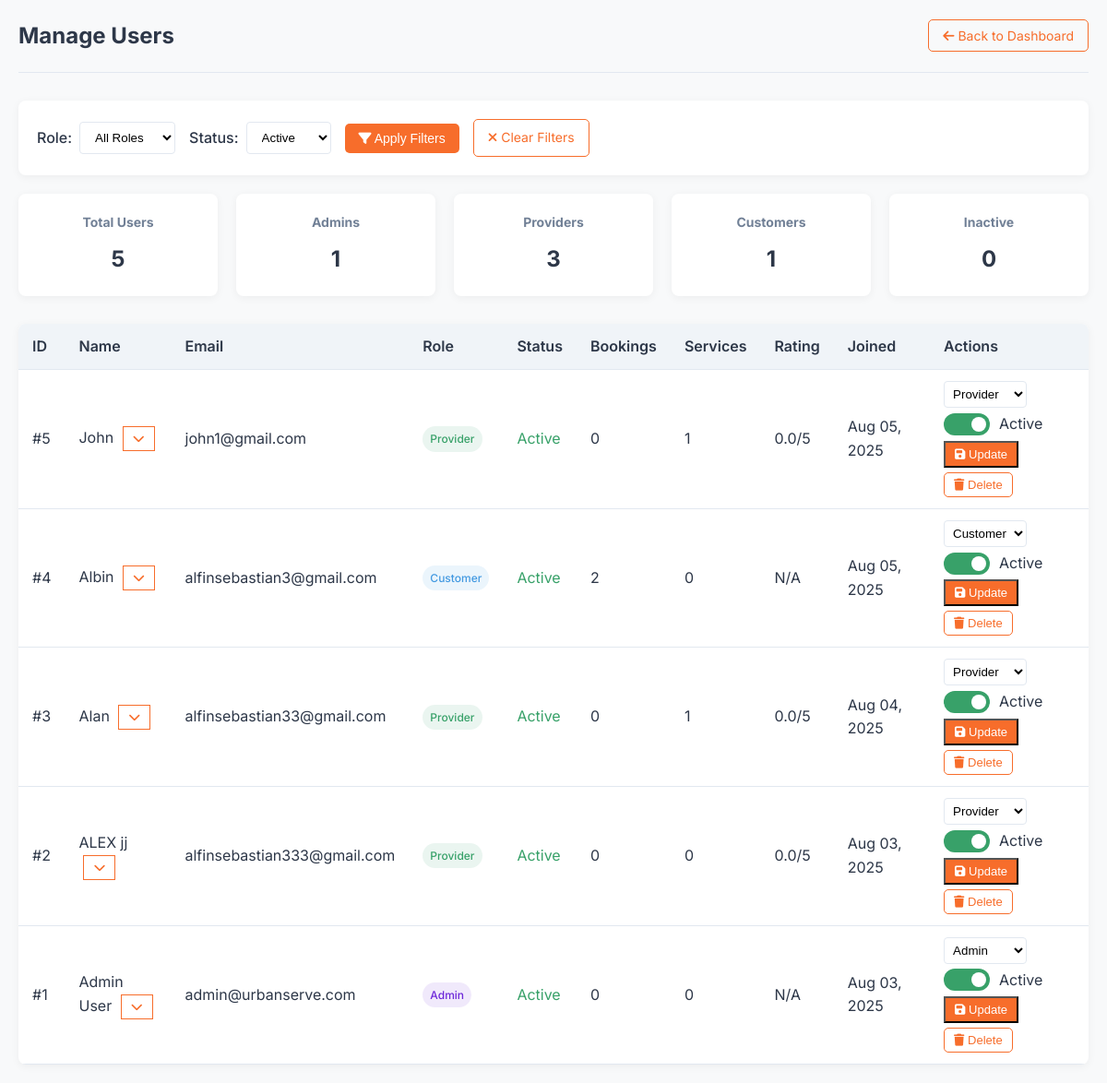
/users.php (signed in), run on the app's committed database.
### tables this page shows
CREATE TABLE `users` (
  `id` int(11) NOT NULL,
  `name` varchar(100) NOT NULL,
  `email` varchar(100) NOT NULL,
  `password` varchar(255) NOT NULL,
  `role` enum('admin','provider','customer') NOT NULL,
  `phone` varchar(20) NOT NULL,
  `address` text NOT NULL,
  `city` varchar(100) NOT NULL,
  `state` varchar(100) NOT NULL,
  `pincode` varchar(20) NOT NULL,
  `profile_image` varchar(255) DEFAULT NULL,
  `is_active` tinyint(1) DEFAULT 1,
  `created_at` timestamp NOT NULL DEFAULT current_timestamp(),
  `updated_at` timestamp NOT NULL DEFAULT current_timestamp() ON UPDATE current_timestamp()
);

### users.php (the view, shortened to what this page needs)
<?php
include 'db.php';
$filter_status = isset($_GET['status']) && $_GET['status'] === 'inactive' ? 0 : 1;
$query = "
    SELECT
        u.id, u.name, u.email, u.phone, u.role, u.is_active, u.created_at,
        p.avg_rating,
        (SELECT COUNT(*) FROM bookings WHERE user_id = u.id) as booking_count,
        (SELECT COUNT(*) FROM bookings WHERE provider_id = u.id) as service_count
    FROM users u
    LEFT JOIN providers p ON u.id = p.user_id
";
$where = [];
$params = [];
$types = "";
$where[] = "u.is_active = ?";
$params[] = $filter_status;
$types .= "i";
if (!empty($where)) {
    $query .= " WHERE " . implode(" AND ", $where);
}
$query .= " ORDER BY u.created_at DESC";
$stmt = $conn->prepare($query);
if (!empty($params)) {
    $stmt->bind_param($types, ...$params);
}
$stmt->execute();
$users = $stmt->get_result();
$counts = $conn->query("
    SELECT
        COUNT(*) as total,
        SUM(role = 'admin') as admins,
        SUM(role = 'provider') as providers,
        SUM(role = 'customer') as customers,
        SUM(is_active = 0) as inactive
    FROM users
")->fetch_assoc();
?>
<!DOCTYPE html>
<html lang="en">
<head>
    <link rel="stylesheet" href="https://cdnjs.cloudflare.com/ajax/libs/font-awesome/6.4.0/css/all.min.css">
</head>
<body>
    <div class="header">
        <h1>Manage Users</h1>
        <div>
            <a href="admin_dashboard.php" class="btn btn-outline">
                <i class="fas fa-arrow-left"></i> Back to Dashboard
            </a>
        </div>
    </div>
    <form method="GET" class="filter-controls">
        <div class="filter-group">
            <label for="role">Role:</label>
            <select name="role" id="role">
                <option value="">All Roles</option>
            </select>
        </div>
        <div class="filter-group">
            <label for="status">Status:</label>
            <select name="status" id="status">
                <option value="active" <?= $filter_status ? 'selected' : '' ?>>Active</option>
            </select>
        </div>
        <button type="submit" class="btn btn-primary">
            <i class="fas fa-filter"></i> Apply Filters
        </button>
        <a href="users.php" class="btn btn-outline">
            <i class="fas fa-times"></i> Clear Filters
        </a>
    </form>
    <div class="dashboard-cards">
        <div class="card" onclick="filterByRole('')">
            <h3>Total Users</h3>
            <p><?= $counts['total'] ?></p>
        </div>
        <div class="card" onclick="filterByRole('admin')">
            <h3>Admins</h3>
            <p><?= $counts['admins'] ?></p>
        </div>
        <div class="card" onclick="filterByRole('provider')">
            <h3>Providers</h3>
            <p><?= $counts['providers'] ?></p>
        </div>
        <div class="card" onclick="filterByRole('customer')">
            <h3>Customers</h3>
            <p><?= $counts['customers'] ?></p>
        </div>
        <div class="card" onclick="filterByStatus('inactive')">
            <h3>Inactive</h3>
            <p><?= $counts['inactive'] ?></p>
        </div>
    </div>
    <table class="data-table">
        <thead>
            <tr>
                <th>ID</th>
                <th>Name</th>
                <th>Email</th>
                <th>Role</th>
                <th>Status</th>
                <th>Bookings</th>
                <th>Services</th>
                <th>Rating</th>
                <th>Joined</th>
                <th>Actions</th>
            </tr>
        </thead>
        <tbody>
            <?php while ($user = $users->fetch_assoc()): ?>
            <tr>
                <td>#<?= $user['id'] ?></td>
                <td>
                    <?= htmlspecialchars($user['name']) ?>
                    <button onclick="toggleDetails(<?= $user['id'] ?>)" class="btn-sm btn-outline" style="margin-left:5px;">
                        <i class="fas fa-chevron-down"></i>
                    </button>
                </td>
                <td><?= htmlspecialchars($user['email']) ?></td>
                <td>
                    <span class="user-role role-<?= $user['role'] ?>">
                        <?= ucfirst($user['role']) ?>
                    </span>
                </td>
                <td class="status-<?= $user['is_active'] ? 'active' : 'inactive' ?>">
                    <?= $user['is_active'] ? 'Active' : 'Inactive' ?>
                </td>
                <td><?= $user['booking_count'] ?></td>
                <td><?= $user['service_count'] ?? 0 ?></td>
                <td>
                    <?= $user['avg_rating'] ? number_format($user['avg_rating'], 1) . '/5' : 'N/A' ?>
                </td>
                <td><?= date('M d, Y', strtotime($user['created_at'])) ?></td>
                <td>
                    <div class="action-buttons">
                        <form method="POST" style="display:inline;">
                            <select name="role" style="padding: 5px; border-radius: 4px; margin-bottom: 5px;">
                                <option value="admin" <?= $user['role'] === 'admin' ? 'selected' : '' ?>>Admin</option>
                                <option value="provider" <?= $user['role'] === 'provider' ? 'selected' : '' ?>>Provider</option>
                                <option value="customer" <?= $user['role'] === 'customer' ? 'selected' : '' ?>>Customer</option>
                            </select>
                            <div style="display:flex; align-items:center; gap:10px; margin-bottom:5px;">
                                <label class="toggle-switch">
                                    <span class="slider"></span>
                                </label>
                                <span><?= $user['is_active'] ? 'Active' : 'Inactive' ?></span>
                            </div>
                            <button type="submit" name="update_user" class="btn-primary btn-sm">
                                <i class="fas fa-save"></i> Update
                            </button>
                        </form>
                        <form method="POST" style="display:inline;">
                            <button type="submit" name="delete_user" class="btn btn-outline btn-sm"
                                    onclick="return confirm('Are you sure you want to delete this user? This action cannot be undone.');">
                                <i class="fas fa-trash"></i> Delete
                            </button>
                        </form>
                    </div>
                </td>
            </tr>
            <?php endwhile; ?>
        </tbody>
    </table>
</body>
</html>

### users.php (style rules this page uses)
:root { --primary: #f76d2b; --primary-dark: #e05b1a; --secondary: #2d3748; --accent: #f0f4f8; --text: #2d3748; --light-text: #718096; --border: #e2e8f0; --white: #ffffff; --success: #38a169; --warning: #dd6b20; --error: #e53e3e; }
* { margin: 0; padding: 0; box-sizing: border-box; }
body { font-family: 'Inter', sans-serif; background-color: #f8f9fa; color: var(--text); line-height: 1.6; padding: 20px; }
.header { display: flex; justify-content: space-between; align-items: center; margin-bottom: 30px; padding-bottom: 20px; border-bottom: 1px solid var(--border); }
.header h1 { font-size: 24px; color: var(--secondary); }
.btn { padding: 8px 15px; border-radius: 5px; text-decoration: none; font-size: 14px; transition: all 0.3s; cursor: pointer; border: none; }
.btn-primary { background-color: var(--primary); color: white; }
.btn-outline { background-color: transparent; border: 1px solid var(--primary); color: var(--primary); }
.dashboard-cards { display: grid; grid-template-columns: repeat(auto-fill, minmax(200px, 1fr)); gap: 20px; margin-bottom: 30px; }
.card { background-color: var(--white); border-radius: 8px; padding: 20px; box-shadow: 0 2px 10px rgba(0,0,0,0.05); text-align: center; cursor: pointer; transition: transform 0.3s; }
.card h3 { font-size: 14px; color: var(--light-text); margin-bottom: 10px; }
.card p { font-size: 24px; font-weight: 700; color: var(--secondary); }
.filter-controls { background-color: var(--white); padding: 20px; border-radius: 8px; box-shadow: 0 2px 10px rgba(0,0,0,0.05); margin-bottom: 20px; display: flex; flex-wrap: wrap; gap: 15px; align-items: center; }
.filter-group { display: flex; align-items: center; gap: 8px; }
.filter-group label { font-weight: 500; color: var(--secondary); }
select, input { padding: 8px 12px; border: 1px solid var(--border); border-radius: 4px; background-color: var(--white); }
.data-table { width: 100%; border-collapse: collapse; background-color: var(--white); box-shadow: 0 2px 10px rgba(0,0,0,0.05); border-radius: 8px; overflow: hidden; }
.data-table th, .data-table td { padding: 12px 15px; text-align: left; border-bottom: 1px solid var(--border); }
.data-table th { background-color: var(--accent); color: var(--secondary); font-weight: 600; }
.user-role { display: inline-block; padding: 4px 8px; border-radius: 20px; font-size: 12px; font-weight: 500; }
.role-admin { background-color: rgba(109, 40, 217, 0.1); color: #6d28d9; }
.role-provider { background-color: rgba(56, 161, 105, 0.1); color: var(--success); }
.role-customer { background-color: rgba(66, 153, 225, 0.1); color: #4299e1; }
.status-active { color: var(--success); }
.action-buttons { display: flex; gap: 5px; flex-wrap: wrap; }
.btn-sm { padding: 5px 10px; font-size: 13px; }
.toggle-switch { position: relative; display: inline-block; width: 50px; height: 24px; }
.slider { position: absolute; cursor: pointer; top: 0; left: 0; right: 0; bottom: 0; background-color: #ccc; transition: .4s; border-radius: 24px; }
.slider:before { position: absolute; content: ""; height: 16px; width: 16px; left: 4px; bottom: 4px; background-color: white; transition: .4s; border-radius: 50%; }
input:checked + .slider { background-color: var(--success); }
input:checked + .slider:before { transform: translateX(26px); }

### data on the page
users: id "5", name "John", email "john1@gmail.com", role "Provider", is_active "Active", booking_count "0", service_count "1", avg_rating "0.0", created_at "Aug 05, 2025"
users: id "4", name "Albin", email "alfinsebastian3@gmail.com", role "Customer", is_active "Active", booking_count "2", service_count "0", shows "N/A", created_at "Aug 05, 2025"
users: id "3", name "Alan", email "alfinsebastian33@gmail.com", role "Provider", is_active "Active", booking_count "0", service_count "1", avg_rating "0.0", created_at "Aug 04, 2025"
users: id "2", name "ALEX jj", email "alfinsebastian333@gmail.com", role "Provider", is_active "Active", booking_count "0", service_count "0", avg_rating "0.0", created_at "Aug 03, 2025"
users: id "1", name "Admin User", email "admin@urbanserve.com", role "Admin", is_active "Active", booking_count "0", service_count "0", shows "N/A", created_at "Aug 03, 2025"

### other printed values
$counts['total'] "5"
$counts['admins'] "1"
$counts['providers'] "3"
$counts['customers'] "1"
$counts['inactive'] "0"
